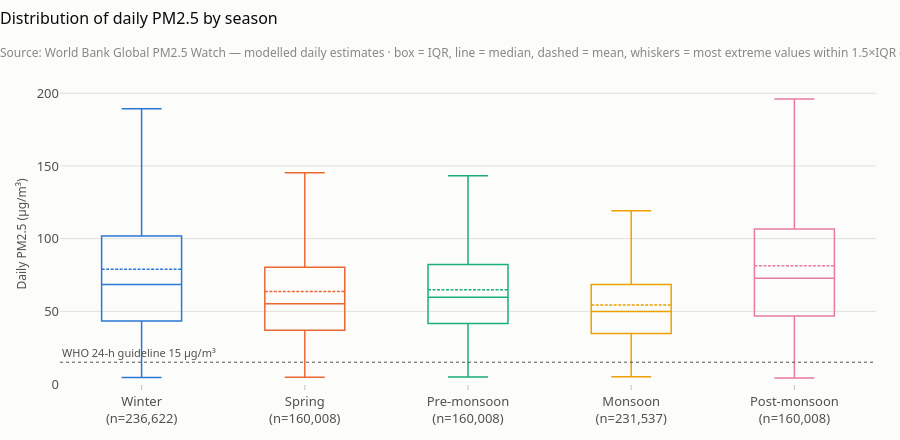

Notebook source saved alongside this figure:
### Code cell
charts.season_box(wb)

### Figure 1 — Plotly figure (JSON) as saved in the notebook; plotly's stock layout.template omitted (floating-point values rounded to 4 significant figures)
{"data": [{"boxmean": true, "fillcolor": "rgba(0,0,0,0)", "line": {"width": 1.5}, "lowerfence": [4.387], "marker": {"color": "#2a78d6"}, "mean": [78.95], "median": [68.41], "name": "Winter", "q1": [43.33], "q3": [101.8], "type": "box", "upperfence": [189.4], "x": ["Winter<br>(n=236,622)"]}, {"boxmean": true, "fillcolor": "rgba(0,0,0,0)", "line": {"width": 1.5}, "lowerfence": [4.719], "marker": {"color": "#eb6834"}, "mean": [63.58], "median": [55.22], "name": "Spring", "q1": [37.01], "q3": [80.35], "type": "box", "upperfence": [145.4], "x": ["Spring<br>(n=160,008)"]}, {"boxmean": true, "fillcolor": "rgba(0,0,0,0)", "line": {"width": 1.5}, "lowerfence": [4.892], "marker": {"color": "#1baf7a"}, "mean": [64.84], "median": [59.74], "name": "Pre-monsoon", "q1": [41.62], "q3": [82.29], "type": "box", "upperfence": [143.3], "x": ["Pre-monsoon<br>(n=160,008)"]}, {"boxmean": true, "fillcolor": "rgba(0,0,0,0)", "line": {"width": 1.5}, "lowerfence": [4.948], "marker": {"color": "#eda100"}, "mean": [54.32], "median": [49.82], "name": "Monsoon", "q1": [34.68], "q3": [68.5], "type": "box", "upperfence": [119.2], "x": ["Monsoon<br>(n=231,537)"]}, {"boxmean": true, "fillcolor": "rgba(0,0,0,0)", "line": {"width": 1.5}, "lowerfence": [4.172], "marker": {"color": "#e87ba4"}, "mean": [81.35], "median": [72.79], "name": "Post-monsoon", "q1": [46.85], "q3": [106.5], "type": "box", "upperfence": [196.1], "x": ["Post-monsoon<br>(n=160,008)"]}], "layout": {"annotations": [{"font": {"color": "#52514e", "size": 11}, "showarrow": false, "text": "WHO 24-h guideline 15 µg/m³", "x": 0, "xanchor": "left", "xref": "x domain", "y": 15.0, "yanchor": "bottom", "yref": "y"}], "height": 440, "shapes": [{"line": {"color": "#52514e", "dash": "dot", "width": 1}, "type": "line", "x0": 0, "x1": 1, "xref": "x domain", "y0": 15.0, "y1": 15.0, "yref": "y"}], "showlegend": false, "title": {"subtitle": {"text": "Source: World Bank Global PM2.5 Watch — modelled daily estimates · box = IQR, line = median, dashed = mean, whiskers = most extreme values within 1.5×IQR (more extreme days not drawn)"}, "text": "Distribution of daily PM2.5 by season"}, "yaxis": {"rangemode": "tozero", "title": {"text": "Daily PM2.5 (µg/m³)"}}}}
